Frame 1 (no input): blank canvas, image omitted
Frame 60 (the mouse pressed at the canvas centre just before this capture): blank canvas, image omitted
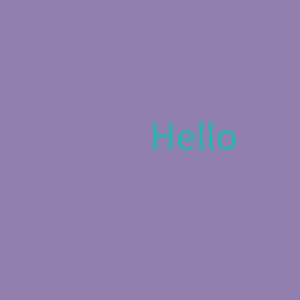
Frame 120 (the mouse held since frame 60 and released just before this capture)

The Processing sketch whose frames 1 and 60 were blank and that drew this single picture after the mouse press (run headless with seeded random() and noise(); from frame 60 on, the mouse is pressed at the canvas centre):

// Processing sketch: week12_3_mouse
// ── week12_3_mouse.pde
void setup(){
    size(300,300);
    textSize(40);
}
void draw(){
    background(#907FAF);
    fill(#27B7AE);
    text("Hello",mouseX,mouseY);
}
